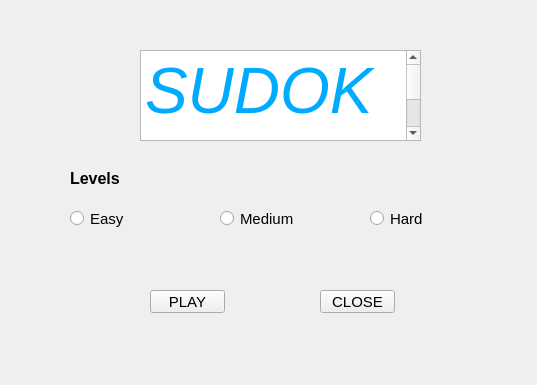
<?xml version="1.0" encoding="UTF-8"?>
<ui version="4.0">
 <class>Form</class>
 <widget class="QWidget" name="Form">
  <property name="geometry">
   <rect>
    <x>0</x>
    <y>0</y>
    <width>537</width>
    <height>385</height>
   </rect>
  </property>
  <property name="windowTitle">
   <string>Form</string>
  </property>
  <widget class="QTextEdit" name="textEdit">
   <property name="geometry">
    <rect>
     <x>140</x>
     <y>50</y>
     <width>281</width>
     <height>91</height>
    </rect>
   </property>
   <property name="html">
    <string>&lt;!DOCTYPE HTML PUBLIC &quot;-//W3C//DTD HTML 4.0//EN&quot; &quot;http://www.w3.org/TR/REC-html40/strict.dtd&quot;&gt;
&lt;html&gt;&lt;head&gt;&lt;meta name=&quot;qrichtext&quot; content=&quot;1&quot; /&gt;&lt;style type=&quot;text/css&quot;&gt;
p, li { white-space: pre-wrap; }
&lt;/style&gt;&lt;/head&gt;&lt;body style=&quot; font-family:'MS Shell Dlg 2'; font-size:8.25pt; font-weight:400; font-style:normal;&quot;&gt;
&lt;p style=&quot; margin-top:0px; margin-bottom:0px; margin-left:0px; margin-right:0px; -qt-block-indent:0; text-indent:0px;&quot;&gt;&lt;span style=&quot; font-size:48pt; font-style:italic; color:#00aaff;&quot;&gt;SUDOKU&lt;/span&gt;&lt;/p&gt;&lt;/body&gt;&lt;/html&gt;</string>
   </property>
  </widget>
  <widget class="QRadioButton" name="radioButton">
   <property name="geometry">
    <rect>
     <x>70</x>
     <y>210</y>
     <width>82</width>
     <height>17</height>
    </rect>
   </property>
   <property name="font">
    <font>
     <pointsize>11</pointsize>
     <weight>50</weight>
     <bold>false</bold>
    </font>
   </property>
   <property name="text">
    <string>Easy</string>
   </property>
  </widget>
  <widget class="QRadioButton" name="radioButton_2">
   <property name="geometry">
    <rect>
     <x>220</x>
     <y>210</y>
     <width>82</width>
     <height>17</height>
    </rect>
   </property>
   <property name="font">
    <font>
     <pointsize>11</pointsize>
    </font>
   </property>
   <property name="text">
    <string>Medium</string>
   </property>
  </widget>
  <widget class="QRadioButton" name="radioButton_3">
   <property name="geometry">
    <rect>
     <x>370</x>
     <y>210</y>
     <width>82</width>
     <height>17</height>
    </rect>
   </property>
   <property name="font">
    <font>
     <pointsize>11</pointsize>
    </font>
   </property>
   <property name="text">
    <string>Hard</string>
   </property>
  </widget>
  <widget class="QLabel" name="label">
   <property name="geometry">
    <rect>
     <x>70</x>
     <y>170</y>
     <width>61</width>
     <height>16</height>
    </rect>
   </property>
   <property name="font">
    <font>
     <pointsize>12</pointsize>
     <weight>75</weight>
     <bold>true</bold>
    </font>
   </property>
   <property name="text">
    <string>Levels</string>
   </property>
  </widget>
  <widget class="QPushButton" name="pushButton">
   <property name="geometry">
    <rect>
     <x>320</x>
     <y>290</y>
     <width>75</width>
     <height>23</height>
    </rect>
   </property>
   <property name="font">
    <font>
     <pointsize>11</pointsize>
    </font>
   </property>
   <property name="text">
    <string>CLOSE</string>
   </property>
  </widget>
  <widget class="QPushButton" name="pushButton_2">
   <property name="geometry">
    <rect>
     <x>150</x>
     <y>290</y>
     <width>75</width>
     <height>23</height>
    </rect>
   </property>
   <property name="font">
    <font>
     <pointsize>11</pointsize>
    </font>
   </property>
   <property name="text">
    <string>PLAY</string>
   </property>
  </widget>
 </widget>
 <resources/>
 <connections/>
</ui>
